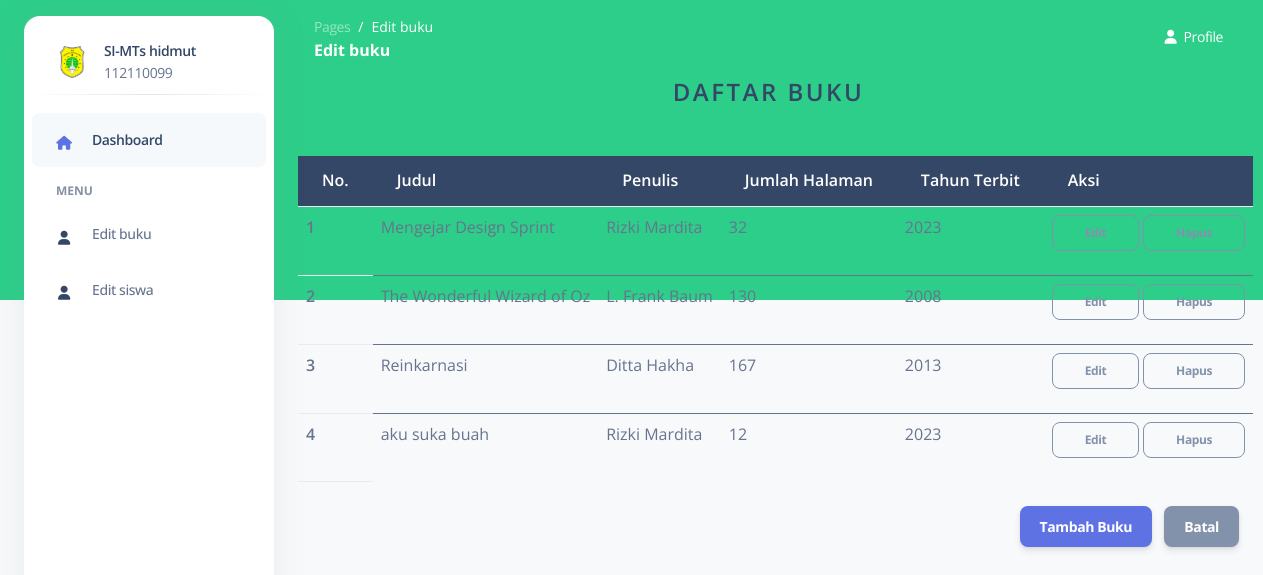
Screenshot of /list_buku.php with the database file from the repository.
### tables this page shows
CREATE TABLE `buku` (
  `id_buku` int(3) NOT NULL,
  `judul` varchar(255) NOT NULL,
  `id_penulis` int(3) NOT NULL,
  `id_kategori` int(3) NOT NULL,
  `jumlah_hlm` int(4) NOT NULL,
  `tahun_terbit` varchar(4) NOT NULL,
  `tgl_masuk` datetime NOT NULL,
  `sinopsis` text NOT NULL,
  `nama_file` text NOT NULL,
  `cover` text NOT NULL
);

CREATE TABLE `penulis` (
  `id_penulis` int(3) NOT NULL,
  `penulis` varchar(255) NOT NULL
);

### koneksibuku.php (called while the page is built, shortened)
<?php
class Database
{
    function __construct()
    {
        $host   = "localhost";
        $username = "root";
        $password = "";
        $database = "simts_db";
        $con = mysqli_connect($host, $username, $password, $database);
        $this->con = $con;
    }
    function tampil_data_buku($query)
    {
        $data = mysqli_query($this->con, "SELECT * FROM buku JOIN penulis USING (id_penulis) JOIN kategori USING (id_kategori)");
        while ($d = mysqli_fetch_array($data)) {
            $hasil[] = $d;
        }
        return $hasil;
    }
}

### list_buku.php (the view, shortened to what this page needs)
<?php
include 'koneksibuku.php';
$db = new database();
?>
<!DOCTYPE html>
<html lang="en">
<head>
    <link href="public/front-end/assets/css/nucleo-icons.css" rel="stylesheet" />
    <link href="public/front-end/assets/css/nucleo-svg.css" rel="stylesheet" />
    <link href="public/front-end/assets/css/nucleo-svg.css" rel="stylesheet" />
    <link id="pagestyle" href="public/front-end/assets/css/argon-dashboard.css?v=2.0.4" rel="stylesheet" />
</head>
<body class="g-sidenav-show bg-gray-100">
    <div class="min-height-300 bg-success position-absolute w-100"></div>
    <aside
        class="sidenav bg-white navbar navbar-vertical navbar-expand-xs border-0 border-radius-xl my-3 fixed-start ms-4"
        id="sidenav-main">
        <div class="sidenav-header">
            <a class="navbar-brand m-0">
                <div class="d-flex align-items-center">
                    <img src="public/front-end/assets/img/logomts.svg" class="navbar-brand-img h-100" alt="main_logo">
                    <div class="ms-3">
                        <span class="font-weight-bold d-block">SI-MTs hidmut</span>
                        <span class="text-muted">112110099</span>
                    </div>
                </div>
            </a>
        </div>
        <hr class="horizontal dark mt-0">
        <div class="collapse navbar-collapse w-auto" id="sidenav-collapse-main">
            <ul class="navbar-nav">
                <li class="nav-item">
                    <a class="nav-link active " href="dashboard-admin.php">
                        <div
                            class="icon icon-shape icon-sm border-radius-md text-center me-2 d-flex align-items-center justify-content-center">
                            <i class="fas fa-home text-primary text-sm opacity-10"></i>
                        </div>
                        <span class="nav-link-text ms-1">Dashboard</span>
                    </a>
                </li>
                <li class="nav-item mt-3">
                    <h6 class="ps-4 ms-2 text-uppercase text-xs font-weight-bolder opacity-6">Menu</h6>
                </li>
                <li class="nav-item">
                    <a class="nav-link " href="edit-pembayaran.php">
                        <div
                            class="icon icon-shape icon-sm border-radius-md text-center me-2 d-flex align-items-center justify-content-center">
                            <i class="fas fa-user text-dark text-sm opacity-10"></i>
                        </div>
                        <span class="nav-link-text ms-1">Edit buku</span>
                    </a>
                </li>
                <li class="nav-item">
                    <a class="nav-link " href="edit-siswa.php">
                        <div
                            class="icon icon-shape icon-sm border-radius-md text-center me-2 d-flex align-items-center justify-content-center">
                            <i class="fas fa-user text-dark text-sm opacity-10"></i>
                        </div>
                        <span class="nav-link-text ms-1">Edit siswa</span>
                    </a>
                </li>
            </ul>
        </div>
    </aside>
    <main class="main-content position-relative border-radius-lg ">
        <nav class="navbar navbar-main navbar-expand-lg px-0 mx-4 shadow-none border-radius-xl " id="navbarBlur"
            data-scroll="false">
            <div class="container-fluid py-1 px-3">
                <nav aria-label="breadcrumb">
                    <ol class="breadcrumb bg-transparent mb-0 pb-0 pt-1 px-0 me-sm-6 me-5">
                        <li class="breadcrumb-item text-sm"><a class="opacity-5 text-white"
                                href="javascript:;">Pages</a></li>
                        <li class="breadcrumb-item text-sm text-white active" aria-current="page">Edit buku</li>
                    </ol>
                    <h6 class="font-weight-bolder text-white mb-0">Edit buku</h6>
                </nav>
                <li class="nav-item dropdown pe-0 d-flex ">
                    <a href="javascript:;" class="nav-link text-white p-0" id="dropdownMenuButton"
                        data-bs-toggle="dropdown" aria-expanded="false">
                        <i class="fa fa-user me-sm-1"></i>
                        <span class="d-sm-inline d-none text-white">Profile</span>
                    </a>
                </li>
            </div>
        </nav>
        <main>
        <div class="album py-0">
            <div class="container">
            <h4 class="text-center" style="text-transform: uppercase; letter-spacing: 2.5px;">Daftar Buku</h4>
                <table class="table table-hover mt-5">
                    <thead class="table-dark">
                        <tr>
                            <th scope="col">No.</th>
                            <th scope="col">Judul</th>
                            <th scope="col">Penulis</th>
                            <th scope="col">Jumlah Halaman</th>
                            <th scope="col">Tahun Terbit</th>
                            <th scope="col">Aksi</th>
                        </tr>
                    </thead>
                    <?php
                    $no = 1;
                    foreach ($db->tampil_data_buku("SELECT * FROM buku ORDER BY judul ASC") as $data) {
                    ?>
                        <tbody>
                            <tr>
                                <th scope="row"><?php echo $no++; ?></th>
                                <td><?php echo $data['judul']; ?></td>
                                <td><?php echo $data['penulis']; ?></td>
                                <td><?php echo $data['jumlah_hlm']; ?></td>
                                <td><?php echo $data['tahun_terbit']; ?></td>
                                <td>
                                    <a href="edit.php?id_buku=<?php echo $data['id_buku']; ?>&aksi=update">
                                        <button type="button" class="btn btn-sm btn-outline-secondary">Edit</button>
                                    </a>
                                    <a href="prosesbuku.php?id_buku=<?php echo $data['id_buku']; ?>&aksi=hapus">
                                        <button type="button" class="btn btn-sm btn-outline-secondary">Hapus</button>
                                    </a>
                                </td>
                            </tr>
                        </tbody>
                    <?php
                    }
                    ?>
                </table>
                <div class="my-4 d-md-flex justify-content-md-end">
                    <form action="input_buku.php" method="POST" enctype="multipart/form-data">
                        <button type="submit" class="btn btn-primary me-md-2">Tambah Buku</button>
                        <a href="index.php">
                            <button class="btn btn-secondary" type="button">Batal</button>
                        </a>
                    </form>
                </div>
            </div>
        </div>
    </main>
</body>
</html>

### public/front-end/assets/css/nucleo-svg.css (style rules this page uses)
.icon { display: inline-block; color: #111111; height: 1em; width: 1em; }
.icon-sm { height: 0.8em; width: 0.8em; }
.icon { fill: currentColor; stroke: none; }

### rows the page displays
buku: judul "Mengejar Design Sprint", id_penulis.penulis "Rizki Mardita", jumlah_hlm "32", tahun_terbit "2023"
buku: judul "The Wonderful Wizard of Oz", id_penulis.penulis "L. Frank Baum", jumlah_hlm "130", tahun_terbit "2008"
buku: judul "Reinkarnasi", id_penulis.penulis "Ditta Hakha", jumlah_hlm "167", tahun_terbit "2013"
buku: judul "aku suka buah", id_penulis.penulis "Rizki Mardita", jumlah_hlm "12", tahun_terbit "2023"
